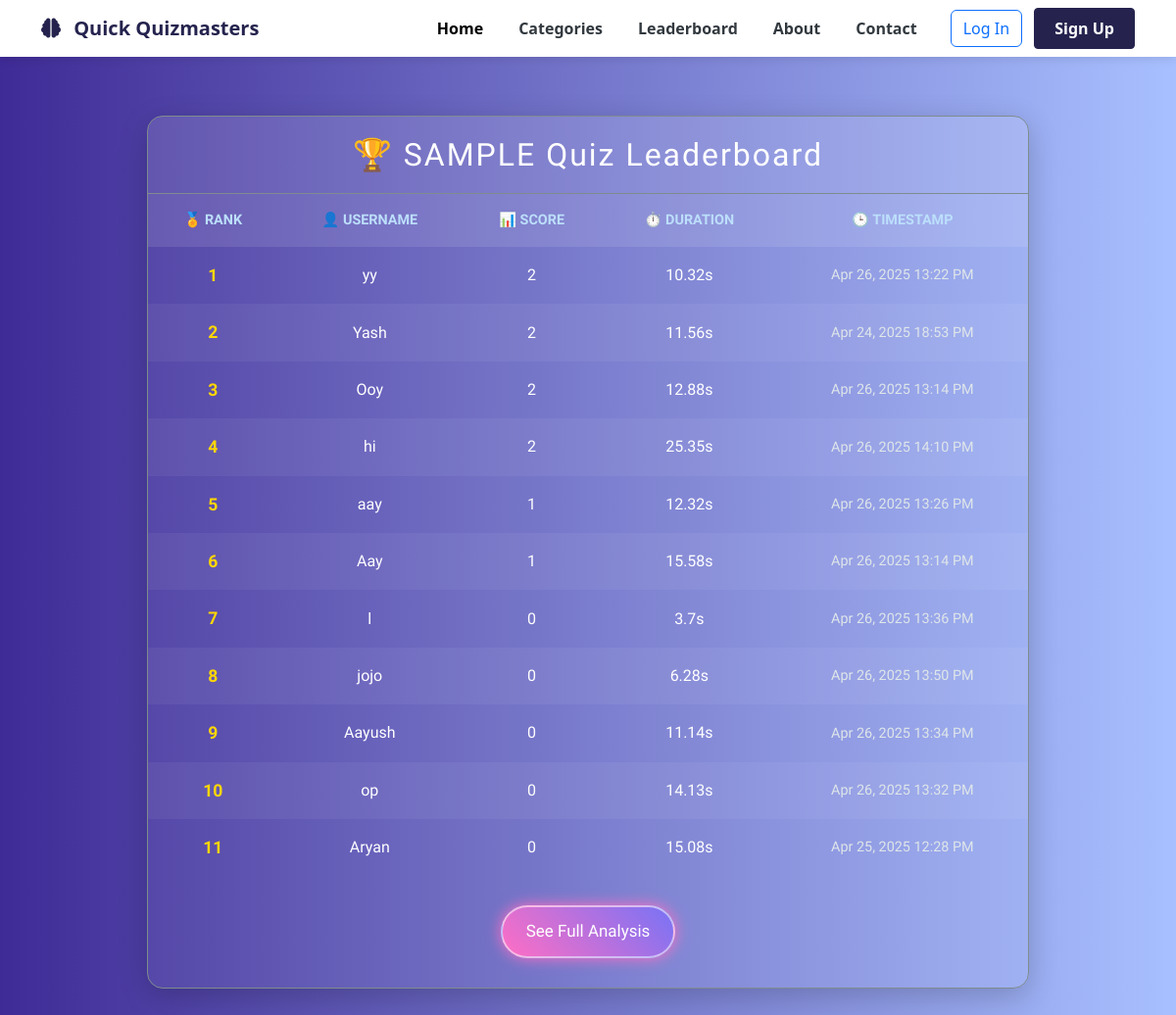
The app's page /quiz/leaderboard/sample/ with its own data.
### myquiz/models.py (models this page shows, shortened)
class QuizResult(models.Model):
    user_name = models.CharField(max_length=100)
    quiz_name = models.CharField(max_length=100)
    score = models.IntegerField()
    time_taken = models.FloatField(help_text="Time in seconds")
    timestamp = models.DateTimeField(auto_now_add=True)

### myquiz/views.py (the view)
# urls.py: path('leaderboard/<str:quiz_name>/', views.leaderboard_view, name='leaderboard'),
def leaderboard_view(request, quiz_name):
    leaderboard = QuizResult.objects.filter(
        quiz_name__iexact=quiz_name
    ).order_by('-score', 'time_taken')
    return render(request, 'leaderboard_page.html', {
        'leaderboard': leaderboard,
        'quiz_name': quiz_name.upper(),
    })

### myquiz/templates/leaderboard_page.html (shortened to what this page needs)
{% extends "base/layout.html" %}
{% load static %}
{% block content %}
{% include 'leaderboard.html' %}
{% endblock %}

### myquiz/templates/leaderboard.html (shortened to what this page needs)
{% load static %}
<!DOCTYPE html>
<html lang="en">
<head>
  <link rel="stylesheet" href="{% static "leaderboard.css" %}">
</head>
<body>
  <div class="leaderboard-container">
    <div class="leaderboard-header">
      <h2>🏆 {{ quiz_name }} Quiz Leaderboard</h2>
    </div>
    <table>
      <thead>
        <tr>
          <th>🏅 Rank</th>
          <th>👤 Username</th>
          <th>📊 Score</th>
          <th>⏱️ Duration</th>
          <th>🕒 Timestamp</th>
        </tr>
      </thead>
      <tbody>
        {% for entry in leaderboard %}
        <tr>
          <td class="rank-badge">{{ forloop.counter }}</td>
          <td>{{ entry.user_name }} </td>
          <td>{{ entry.score }}</td>
          <td>{{ entry.time_taken }}s</td>
          <td class="timestamp">{{ entry.timestamp|date:"M d, Y H:i A" }}</td>
        </tr>
        {% empty %}
        <tr>
          <td colspan="5">No results yet.</td>
        </tr>
        {% endfor %}
      </tbody>
    </table>
    <div style="text-align: center; margin: 30px 0;" id="analysisBtn">
      <a href="{% url 'analysis' quiz_name %}" class="analysis-button">See Full Analysis</a>
    </div>
  </div>
</body>
</html>

### static/styles.css (style rules this page uses)
:root { --primary-color: #25234e; --secondary-color: #6d66d1; --accent-color: #ff6584; --light-color: #f8f9fa; --dark-color: #32393f; }
body { font-family: 'Segoe UI', Tahoma, Geneva, Verdana, sans-serif; background-color: #f5f7fa; }

### myquiz/static/leaderboard.css (style rules this page uses)
body { margin: 0; background: linear-gradient(to right, #3f2b96, #a8c0ff); color: #ffffff; }
.leaderboard-container { font-family: 'Orbitron', sans-serif; max-width: 900px; margin: 60px auto; background: rgba(255, 255, 255, 0.05); border: 1px solid #7f8c8d; border-radius: 16px; box-shadow: 0 8px 30px rgba(0, 0, 0, 0.2); overflow: hidden; }
.leaderboard-header { padding: 20px; text-align: center; background: rgba(255, 255, 255, 0.08); border-bottom: 1px solid #7f8c8d; }
.leaderboard-header h2 { margin: 0; font-size: 2rem; color: #ffffff; letter-spacing: 2px; }
table { width: 100%; border-collapse: collapse; font-size: 1rem; }
th, td { padding: 16px; text-align: center; }
th { background-color: rgba(255, 255, 255, 0.1); color: #bcdffb; text-transform: uppercase; font-size: 0.9rem; }
tr:nth-child(even) { background-color: rgba(255, 255, 255, 0.05); }
.rank-badge { font-weight: bold; font-size: 1.1rem; color: #ffd700; }
.timestamp { font-size: 0.9rem; color: #dfe6e9; }
.analysis-button { display: inline-block; background: linear-gradient(45deg, #ff6ec4, #7873f5); color: white; font-family: 'Orbitron', sans-serif; text-decoration: none; padding: 12px 24px; font-size: 1.06rem; border-radius: 40px; border: 2px solid #ffffff88; box-shadow: 0 0 15px #ff6ec4; transition: all 0.3s ease; cursor: pointer; }

### records on screen
QuizResult: user_name "yy", score "2", time_taken "10.32", timestamp "Apr 26, 2025 13:22 PM"
QuizResult: user_name "Yash", score "2", time_taken "11.56", timestamp "Apr 24, 2025 18:53 PM"
QuizResult: user_name "Ooy", score "2", time_taken "12.88", timestamp "Apr 26, 2025 13:14 PM"
QuizResult: user_name "hi", score "2", time_taken "25.35", timestamp "Apr 26, 2025 14:10 PM"
QuizResult: user_name "aay", score "1", time_taken "12.32", timestamp "Apr 26, 2025 13:26 PM"
QuizResult: user_name "Aay", score "1", time_taken "15.58", timestamp "Apr 26, 2025 13:14 PM"
QuizResult: user_name "l", score "0", time_taken "3.7", timestamp "Apr 26, 2025 13:36 PM"
QuizResult: user_name "jojo", score "0", time_taken "6.28", timestamp "Apr 26, 2025 13:50 PM"
QuizResult: user_name "Aayush", score "0", time_taken "11.14", timestamp "Apr 26, 2025 13:34 PM"
QuizResult: user_name "op", score "0", time_taken "14.13", timestamp "Apr 26, 2025 13:32 PM"
QuizResult: user_name "Aryan", score "0", time_taken "15.08", timestamp "Apr 25, 2025 12:28 PM"

### other values on screen
{{ quiz_name }} "SAMPLE"
